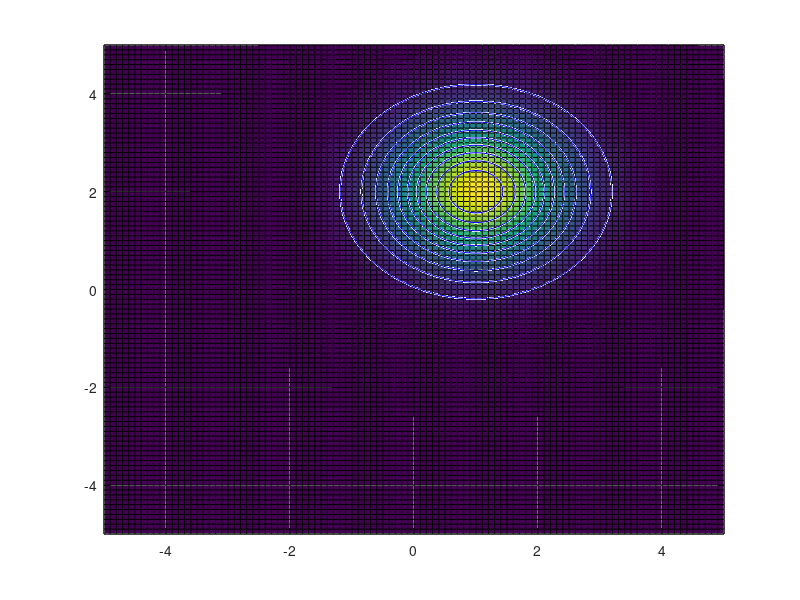
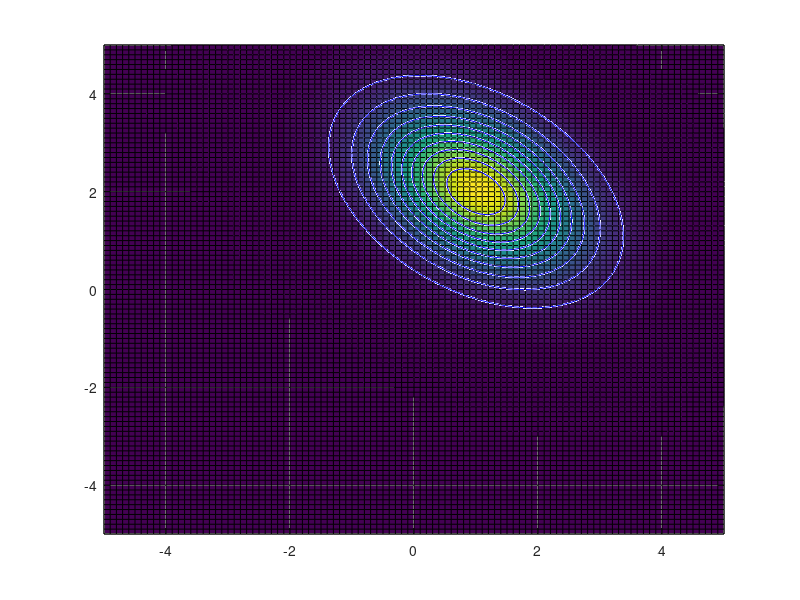

Here is the MATLAB script that generated these plots, in order:
clear all;
Mx1 = -5:0.1:5; Mx2 = -5:0.1:5;
[X1,X2] = meshgrid(Mx1,Mx2);
[Y1,Y2] = meshgrid(Mx1,Mx2);
xbar=[1;2];

A=[cos(pi/6),-sin(pi/6);sin(pi/6),cos(pi/6)]*[1,0;0,3];
b=[-2;5];
ybar=A*xbar+b;
Gx=eye(2,2);
Gy=A*Gx*A';
invGx=inv(Gx);
invGy=inv(Gy);
dX1=X1-xbar(1);
dX2=X2-xbar(2);
dY1=Y1-xbar(1);
dY2=Y2-xbar(2);
Qx=invGx(1,1)*dX1.^2+2*(invGx(1,2)*dX1.*dX2)+invGx(2,2)*dX2.^2;
Qy=invGx(1,1)*dY1.^2+2*(invGy(1,2)*dY1.*dY2)+invGx(2,2)*dY2.^2;
Zx=1/(2*pi*sqrt(det(Gx)))*exp(-0.5*Qx);
Zy=1/(2*pi*sqrt(det(Gy)))*exp(-0.5*Qy);
figure(1)
contour3(X1,X2,Zx,10,'b');
surface(X1,X2,Zx);
figure(2)
contour3(Y1,Y2,Zy,10,'b');
surface(Y1,Y2,Zy);


